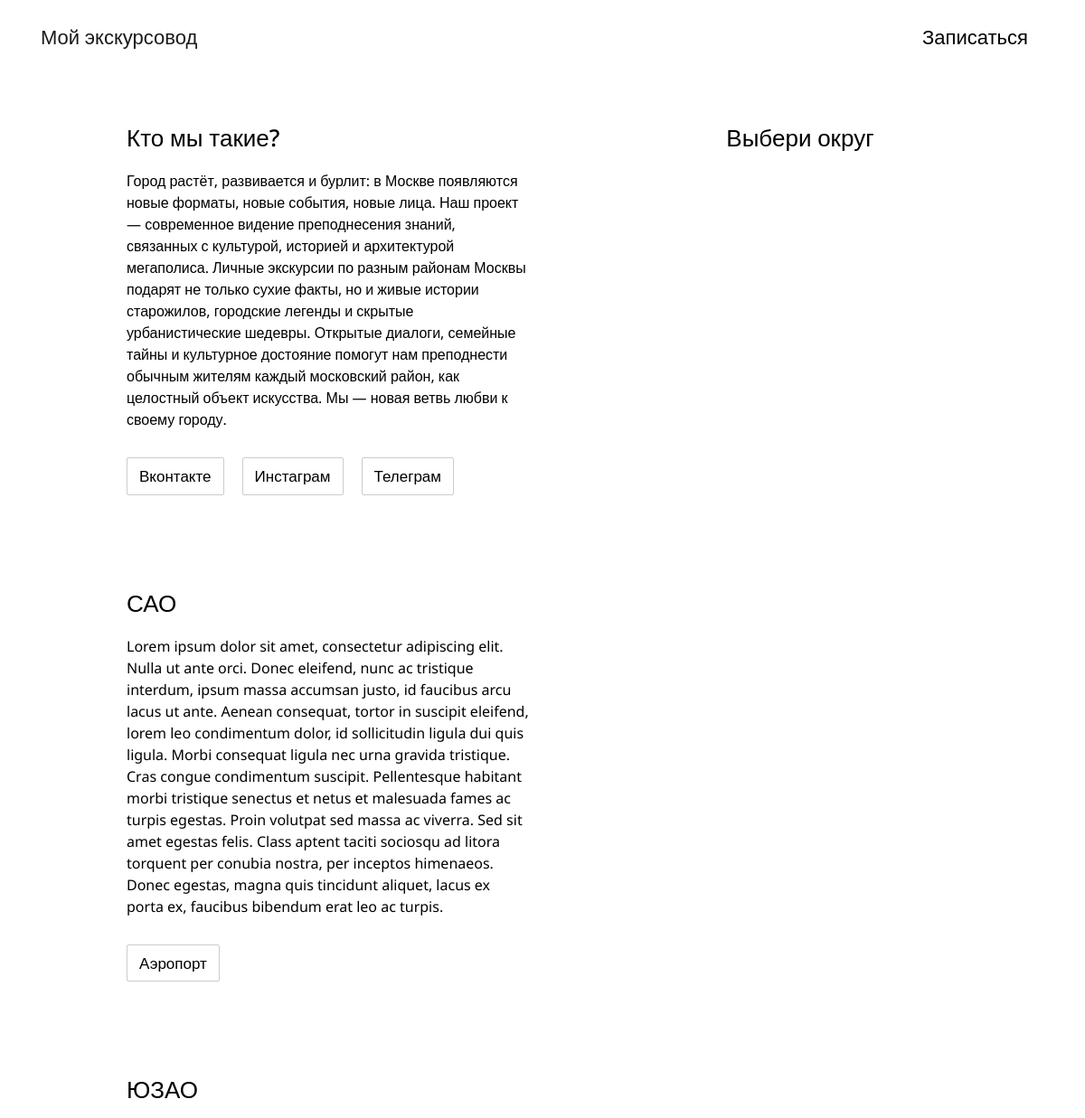
Before: / (upper part) with the older database file.
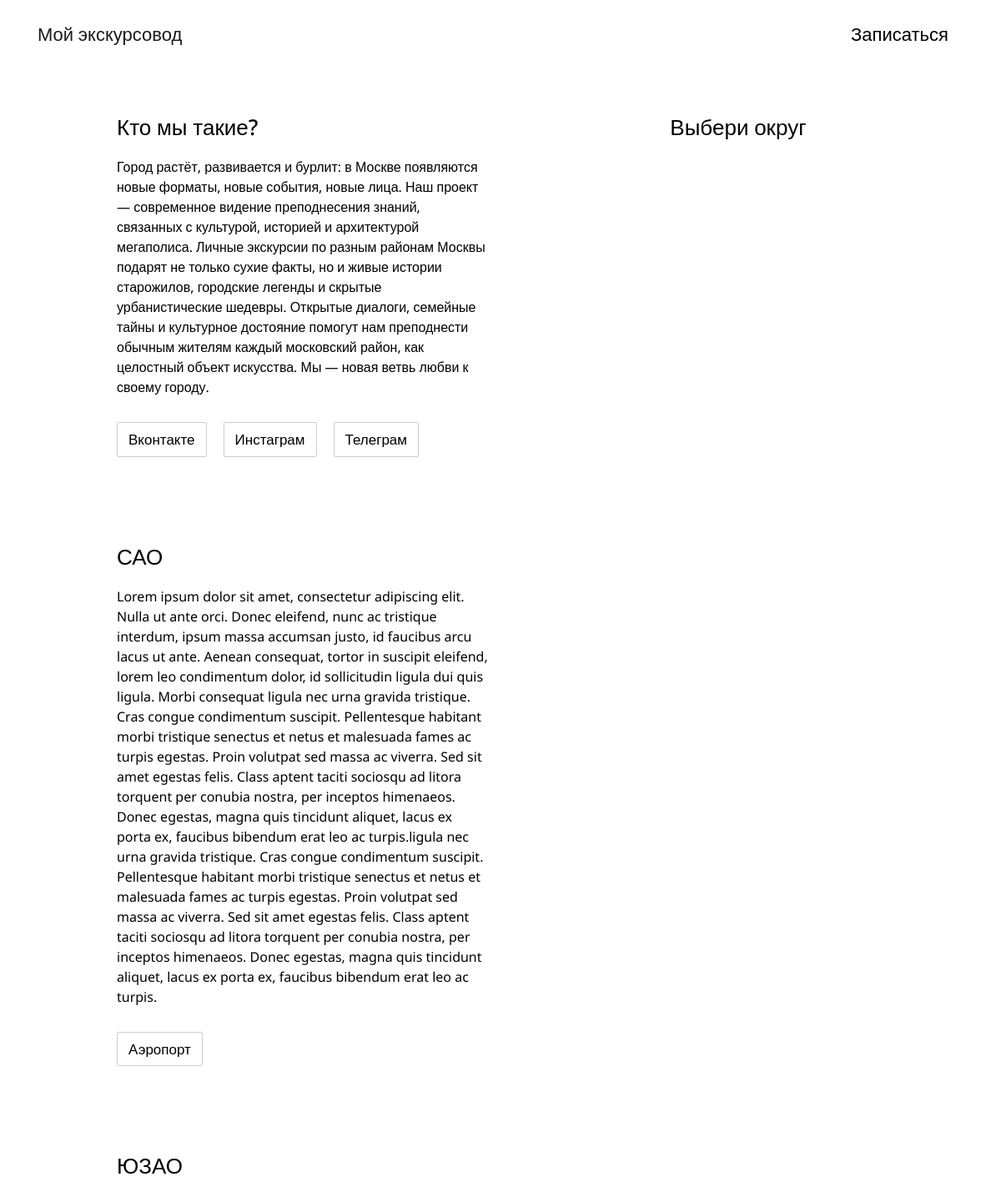
After: the same page with the newer database file.
### main/models.py (models this page shows, shortened)
class Region(models.Model):
    name = models.CharField("название", max_length=30)
    svg_name = models.CharField("svg", max_length=30, blank=True)
    description = models.TextField("описание")
    class Meta:
        verbose_name = "Округ"
        verbose_name_plural = "Округи"

class District(models.Model):
    region = models.ForeignKey(Region, on_delete=models.CASCADE, blank=True)
    translit_link = models.CharField("имя для ссылки", max_length=30, default="")
    guide_name = models.CharField("имя гида", max_length=30, blank=True)
    guide_avatar = models.ImageField("аватарка экскурсовода", upload_to="avatars/", blank=True)
    guide_description = models.TextField("описание экскурсовода", blank=True)
    map = models.FileField("карта района", upload_to="maps/", blank=True)
    name = models.CharField("название", max_length=30)
    image1 = models.ImageField("картинка1", upload_to="district_images/", blank=True)
    caption1 = models.CharField("подпись1", max_length=100, blank=True)
    title1 = models.CharField("заголовок1", max_length=100, blank=True)
    text1 = models.TextField("текст1", blank=True)
    image2 = models.ImageField("картинка2", upload_to="district_images/", blank=True)
    caption2 = models.CharField("подпись2", max_length=100, blank=True)
    title2 = models.CharField("заголовок2", max_length=100, blank=True)
    text2 = models.TextField("текст2", blank=True)
    image3 = models.ImageField("картинка3", upload_to="district_images/", blank=True)
    caption3 = models.CharField("подпись3", max_length=100, blank=True)
    title3 = models.CharField("заголовок3", max_length=100, blank=True)
    text3 = models.TextField("текст3", blank=True)
    image4 = models.ImageField("картинка4", upload_to="district_images/", blank=True)
    caption4 = models.CharField("подпись4", max_length=100, blank=True)
    title4 = models.CharField("заголовок4", max_length=100, blank=True)
    text4 = models.TextField("текст4", blank=True)
    image5 = models.ImageField("картинка5", upload_to="district_images/", blank=True)
    caption5 = models.CharField("подпись5", max_length=100, blank=True)
    title5 = models.CharField("заголовок5", max_length=100, blank=True)
    text5 = models.TextField("текст5", blank=True)
    image6 = models.ImageField("картинка6", upload_to="district_images/", blank=True)
    caption6 = models.CharField("подпись6", max_length=100, blank=True)
    title6 = models.CharField("заголовок6", max_length=100, blank=True)
    text6 = models.TextField("текст6", blank=True)
    image7 = models.ImageField("картинка7", upload_to="district_images/", blank=True)
    caption7 = models.CharField("подпись7", max_length=100, blank=True)
    title7 = models.CharField("заголовок7", max_length=100, blank=True)
    text7 = models.TextField("текст7", blank=True)
    image8 = models.ImageField("картинка8", upload_to="district_images/", blank=True)
    caption8 = models.CharField("подпись8", max_length=100, blank=True)
    title8 = models.CharField("заголовок8", max_length=100, blank=True)
    text8 = models.TextField("текст8", blank=True)
    image9 = models.ImageField("картинка9", upload_to="district_images/", blank=True)
    caption9 = models.CharField("подпись9", max_length=100, blank=True)
    title9 = models.CharField("заголовок9", max_length=100, blank=True)
    text9 = models.TextField("текст9", blank=True)
    image10 = models.ImageField("картинка10", upload_to="district_images/", blank=True)
    caption10 = models.CharField("подпись10", max_length=100, blank=True)
    title10 = models.CharField("заголовок10", max_length=100, blank=True)
    text10 = models.TextField("текст10", blank=True)
    class Meta:
        verbose_name = "Район"
        verbose_name_plural = "Районы"

### main/views.py (the view)
# urls.py: path('', views.home_view),
def home_view(request):
    args = {
        'regions': Region.objects.all().order_by('-id'),
        'form': NewRequestForm(),
    }
    return render(request, 'home.html', args)

### main/templates/home.html (shortened to what this page needs)
<html>
{% load static %}
{% load svg %}
<head>
    {% include "patterns/head.html" %}
</head>
<body>
    <div class="col">
        {% include "patterns/navbar.html" %}
    </div>
    <div class="article-clean">
        <div class="container">
            <div class="row d-lg-flex " style="justify-content: space-evenly">
                <div class="col-md-7 col-lg-6 col-xl-5" id="text-info">
                    <figure style="margin-top: 100px; letter-spacing: normal; font-size: 26px;flex-flow: wrap;font-weight: 500;">
                        <figcaption>Кто мы такие?{{ form_display }}</figcaption>
                    </figure>
                        <p style="color: black; font-size: 16px; margin-bottom: 30px; ">
                            Город растёт, развивается и бурлит: в Москве появляются новые
                            форматы, новые события, новые лица.
                            Наш проект — современное видение преподнесения знаний, связанных с культурой,
                            историей и архитектурой мегаполиса. Личные экскурсии по
                            разным районам Москвы подарят не только сухие факты, но и
                            живые истории старожилов, городские легенды и скрытые
                            урбанистические шедевры. Открытые диалоги, семейные тайны и
                            культурное достояние помогут нам преподнести обычным
                            жителям каждый московский район, как целостный объект
                            искусства.
                            Мы — новая ветвь любви к своему городу.
                        </p>
                        <div class="d-flex social-links-div" >
                            <a class="social-links" style="">Вконтакте</a>
                            <a class="social-links" style="">Инстаграм</a>
                            <a class="social-links ">Телеграм</a>
                        </div>
                </div>
                <div class="col-md-6 col-lg-5 col-xl-4 d-flex " style="flex-direction: column;    align-items: center;" id="svg-info">
                    <figure style="margin-top: 100px; letter-spacing: normal; font-size: 26px;font-weight: 500;">
                        <figcaption>Выбери округ</figcaption>
                    </figure>
                </div>
            </div>
        </div>
        {% for region in regions %}
            <div class="container">
                <div class="row d-flex" style="justify-content: space-evenly; margin-top: 100px;flex-flow: wrap;">
                    <div class="col-md-7 col-lg-6 col-xl-5" id="text-info">
                        <figure style=" letter-spacing: normal; font-size: 26px;font-weight: 500;">
                            <figcaption>{{ region.name }}</figcaption>
                        </figure>
                        <p style="color: black; font-size: 16px; margin-bottom: 30px;">
                            {{ region.description|linebreaksbr }}
                        </p>
                        <div class="d-flex" style="justify-content: space-between;">
                            {% for district in region.district_set.all %}
                                <a class="social-links" href="/district/{{ district.translit_link }}">{{ district.name }}</a>
                            {% endfor %}
                        </div>
                    </div>
                    <div class="col-md-6 col-lg-5 col-xl-4 d-flex " style="flex-direction: column;    align-items: center; justify-content: center" id="svg-info">
                    </div>
                </div>
            </div>
        {% endfor %}
    </div>
</body>
</html>

### main/templates/patterns/head.html (shortened to what this page needs)
    <link href="//cdn.muicss.com/mui-0.10.3/css/mui.min.css" rel="stylesheet" type="text/css" />
    {% load static %}
    <link rel="stylesheet" href="{% static 'bootstrap/css/bootstrap.min.css'%}">
    <link rel="stylesheet" href="{% static 'css/Article-Clean.css'%}">
    <link rel="stylesheet" href="{% static 'css/Navigation-Clean.css'%}">
    <link rel="stylesheet" href="{% static 'css/Login-Form-Clean.css'%}">
    <link rel="stylesheet" href="{% static 'fonts/line-awesome.min.css'%}">
    <link rel="stylesheet" href="{% static 'css/styles.css'%}">

### main/templates/patterns/navbar.html (shortened to what this page needs)
        <nav class="navbar navbar-light navbar-expand-md navigation-clean fixed-top navigation-clean" style="   padding-bottom: 6px">
            <div class="container">
                <a class="navbar-brand" href="/" style="font-weight: 500;font-size: 22px;">Мой экскурсовод</a>
                <div class="collapse navbar-collapse" id="navcol-1">
                    <ul class="nav navbar-nav ml-auto">
                        <li role="presentation" class=" d-flex justify-content-end">
                            <a class="nav-link"  style="font-size: 22px;cursor: pointer;font-weight: 500;">Записаться</a>
                        </li>
                    </ul>
                </div>
            </div>
        </nav>

### main/static/css/Article-Clean.css (style rules this page uses)
.article-clean { color: black; background-color: #fff; font-family: 'Noto Sans', sans-serif; font-size: 14px; }

### main/static/css/Navigation-Clean.css (style rules this page uses)
.navigation-clean { background: #fff; padding-top: .75rem; padding-bottom: .75rem; color: #333; border-radius: 0; box-shadow: none; border: none; margin-bottom: 0; }
@media (min-width:768px) { .navigation-clean { padding-top: 1rem; padding-bottom: 1rem; } }
.navigation-clean .navbar-collapse, .navigation-clean .form-inline { border-top-color: #ddd; }
.navigation-clean.navbar .navbar-nav .nav-link { padding-left: 18px; padding-right: 18px; }
.navigation-clean.navbar-light .navbar-nav .nav-link { color: black; }

### main/templates/patterns/head.html (style rules this page uses)
A { color: black; }

### main/templates/home.html (style rules this page uses)
.social-links { border: solid 1px rgba(0, 0, 0, 0.2); padding: 7px 13px ; border-radius: 2px; font-size: 17px; }
@media screen and (min-width : 480px) { .social-links { margin-right: 20px ; } }

### main/templates/patterns/navbar.html (style rules this page uses)
.navbar { font-family: 'Noto Sans', sans-serif; }

Changed rows visible on the page:
changed Region "САО": description "…bibendum erat leo ac turpis." → "…bibendum erat leo ac turpis.ligula nec urna gravida tristique. Cras congue condimentum suscipit. Pellentesque habitant morbi tristique senectus et netus et malesuada fames ac turpis egestas. Proin volutpat sed massa ac viverra. Sed sit amet egestas felis. Class aptent taciti sociosqu ad litora torquent per conubia nostra, per inceptos himenaeos. Donec egestas, magna quis tincidunt aliquet, lacus ex porta ex, faucibus bibendum erat leo ac turpis."
